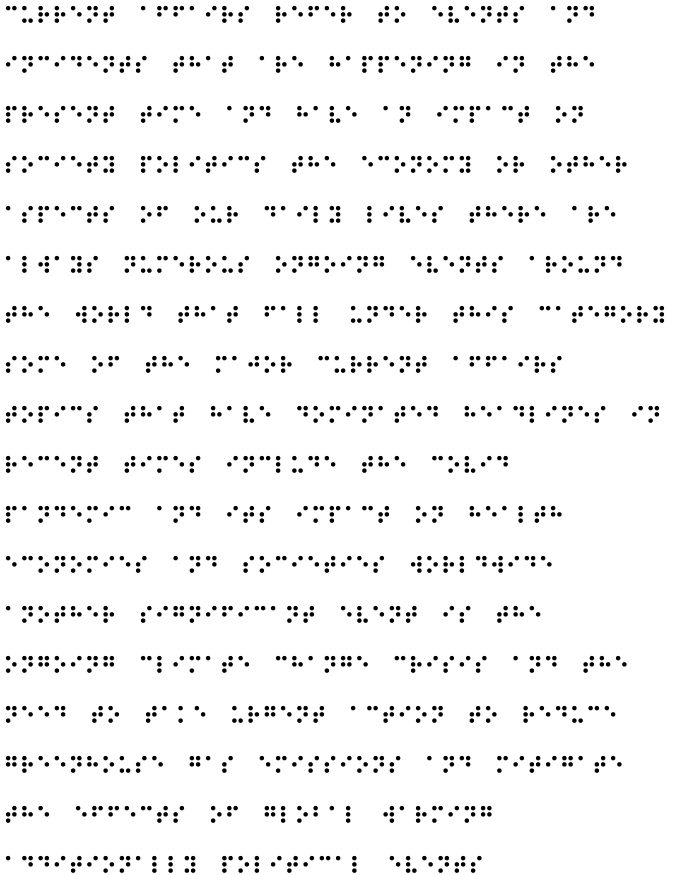
#> input picture Version 1/braille.png, 2700 x 3500 px (shown at 1/4 size)
$ python main.py
#> lines starting #> are read from the running program, lines starting #| are printed output that depends on the picture; after the words box and inside, x2 and y2 are one past the last pixel; in counts of white or black regions, pixels touching at a corner belong together
import cv2
import numpy as np
import math

# -------------------------------
# BRAILLE DICTIONARY (A-Z)
# -------------------------------
braille = {
    (1, 0, 0, 0, 0, 0): 'A', (1, 1, 0, 0, 0, 0): 'B', (1, 0, 0, 1, 0, 0): 'C', (1, 0, 0, 1, 1, 0): 'D',
    (1, 0, 0, 0, 1, 0): 'E', (1, 1, 0, 1, 0, 0): 'F', (1, 1, 0, 1, 1, 0): 'G', (1, 1, 0, 0, 1, 0): 'H',
    (0, 1, 0, 1, 0, 0): 'I', (0, 1, 0, 1, 1, 0): 'J',
    (1, 0, 1, 0, 0, 0): 'K', (1, 1, 1, 0, 0, 0): 'L', (1, 0, 1, 1, 0, 0): 'M', (1, 0, 1, 1, 1, 0): 'N',
    (1, 0, 1, 0, 1, 0): 'O', (1, 1, 1, 1, 0, 0): 'P', (1, 1, 1, 1, 1, 0): 'Q', (1, 1, 1, 0, 1, 0): 'R',
    (0, 1, 1, 1, 0, 0): 'S', (0, 1, 1, 1, 1, 0): 'T',
    (1, 0, 1, 0, 0, 1): 'U', (1, 1, 1, 0, 0, 1): 'V', (0, 1, 0, 1, 1, 1): 'W', (1, 0, 1, 1, 0, 1): 'X',
    (1, 0, 1, 1, 1, 1): 'Y', (1, 0, 1, 0, 1, 1): 'Z',
    (0, 0, 0, 0, 0, 0): ' '
}

# -------------------------------
# LOAD & PREPROCESS
# -------------------------------
img = cv2.imread("braille.png")
#> img is the input picture: shape (3500, 2700, 3); values 10 (black) and 255 (white), 95.8% white; 1553 black regions, largest, box (x1, y1, x2, y2) and area: (23, 23, 42, 42) 253, (48, 23, 67, 42) 253, (88, 23, 107, 42) 253

if img is None:
    print("Image not found. Make sure braille.png is in the folder.")
    exit()

gray = cv2.cvtColor(img, cv2.COLOR_BGR2GRAY)
blur = cv2.GaussianBlur(gray, (5, 5), 0)
_, th = cv2.threshold(blur, 180, 255, cv2.THRESH_BINARY_INV)
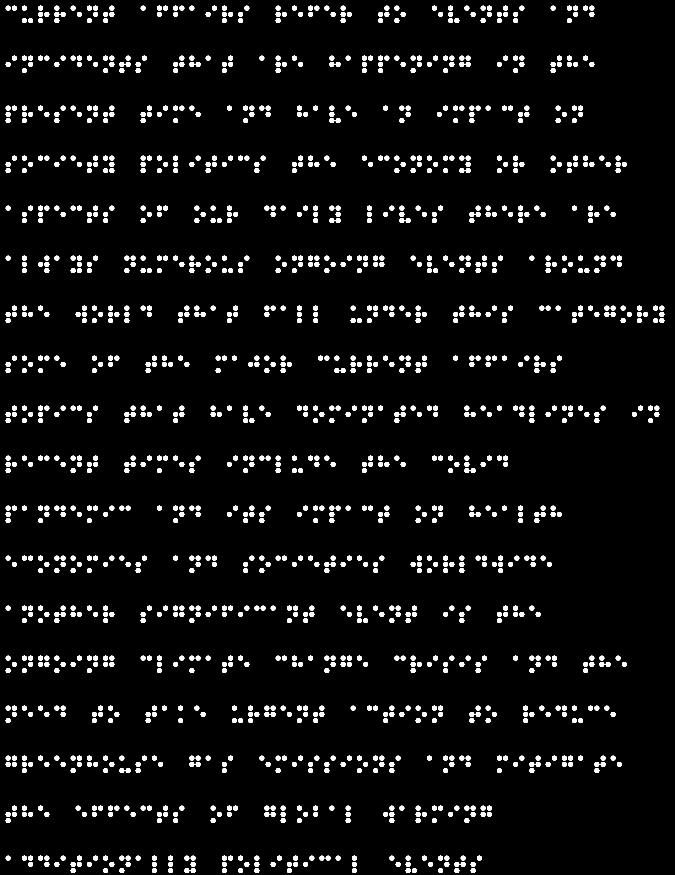
#> th: shape (3500, 2700) (shown at 1/4 size); 4.7% white; 1553 white regions, largest, box (x1, y1, x2, y2) and area: (23, 23, 42, 42) 285, (48, 23, 67, 42) 285, (88, 23, 107, 42) 285

kernel = np.ones((3, 3), np.uint8)
th = cv2.morphologyEx(th, cv2.MORPH_OPEN, kernel)

num, labels, stats, centroids = cv2.connectedComponentsWithStats(th)
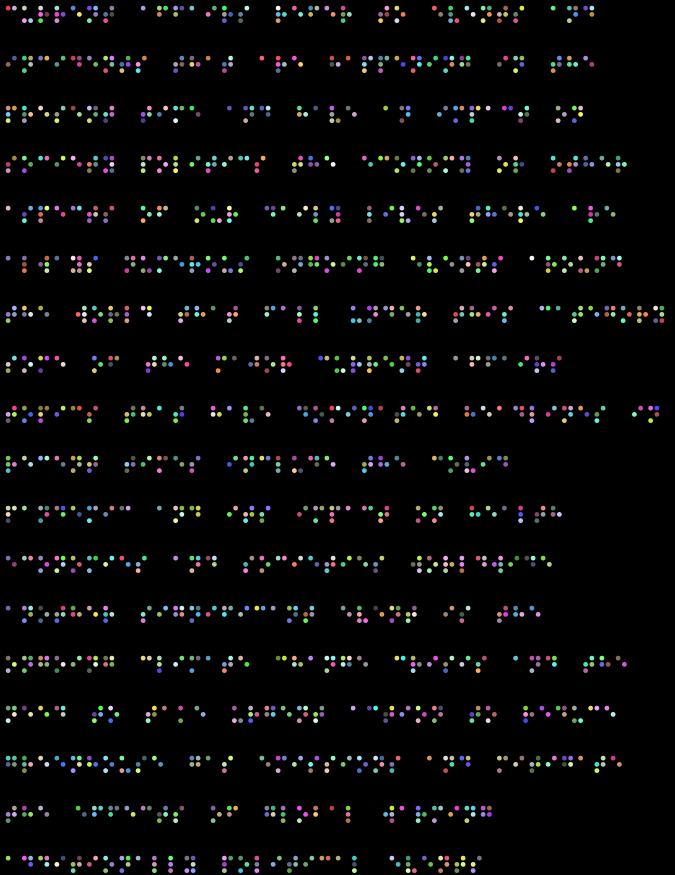
#> labels: shape (3500, 2700) int32 (shown at 1/4 size); 1554 distinct labels, from 0 to 1553; one colour per label, 0 black
#> num = 1554; stats = 1554 rows, first 6: [0, 0, 2700, 3500, 9007395], [23, 23, 19, 19, 285], [48, 23, 19, 19, 285], [88, 23, 19, 19, 285], [153, 23, 19, 19, 285], [218, 23, 19, 19, 285]; centroids = 1554 pairs, first value 32 to 2647, second value 32 to 3482
dots = []

for i in range(1, num):
    area = stats[i, cv2.CC_STAT_AREA]
    # Wide area bounds to handle large resolutions safely
    if 20 < area < 2500:
        dots.append(centroids[i])
#> after the loop, dots = 1553 pairs, first value 32 to 2647, second value 32 to 3482

print("Dots detected:", len(dots))
#| Dots detected: 1553
if not dots:
    print("No dots detected. Check your thresholding.")
    exit()

# -------------------------------
# SCALE-INVARIANT SPACING CALC
# -------------------------------
# Calculate the distance to each dot's nearest neighbor to dynamically find cell sizing
nnd = []
for i, d1 in enumerate(dots):
    dists = [math.hypot(d1[0] - d2[0], d1[1] - d2[1]) for j, d2 in enumerate(dots) if i != j]
    nnd.append(min(dists))
#> this loop made 1553 passes
#> d1 on passes 1 to 3: [32, 32], [57, 32], [97, 32]
#> after the loop, nnd = 1553 values, max 69.64 at index 355, min 25 at index 0, mean 29.05
base_dist = np.median(nnd)
#> base_dist = 25

dxs, dys = [], []
for i, d1 in enumerate(dots):
    min_dx, min_dy = 9999, 9999
    for j, d2 in enumerate(dots):
        if i == j: continue
        dx = abs(d1[0] - d2[0])
        dy = abs(d1[1] - d2[1])
        if dy < base_dist * 0.6 and dx > base_dist * 0.5: min_dx = min(min_dx, dx)
        if dx < base_dist * 0.6 and dy > base_dist * 0.5: min_dy = min(min_dy, dy)
    if min_dx < base_dist * 2.5: dxs.append(min_dx)
    if min_dy < base_dist * 2.5: dys.append(min_dy)
#> this loop made 1553 passes
#> d1 on passes 1 to 3: [32, 32], [57, 32], [97, 32]
#> after the loop, dxs = 913 values, max 40 at index 2, min 25 at index 0, mean 30.08; dys = 1014 values, max 50 at index 0, min 25 at index 1, mean 30.87

d_x = int(np.median(dxs)) if dxs else int(base_dist)
#> d_x = 25
d_y = int(np.median(dys)) if dys else int(base_dist)
#> d_y = 25

# -------------------------------
# GROUP INTO LINES (Y-Clustering)
# -------------------------------
dots.sort(key=lambda d: d[1])
lines = []
curr_line = [dots[0]]
#> curr_line = [[32, 32]]
for d in dots[1:]:
    # If the vertical jump is large, it signifies a new text line
    if d[1] - curr_line[-1][1] > d_y * 1.8:
        lines.append(curr_line)
        curr_line = [d]
    else:
        curr_line.append(d)
#> this loop made 1552 passes
#> d on passes 1 to 6: [57, 32], [97, 32], [162, 32], [227, 32], [292, 32], [357, 32]
#> after the loop, curr_line = 77 pairs, first value 32 to 1917, second value 3432 to 3482; lines = 17 items
lines.append(curr_line)


def cluster_vals(vals, threshold):
    vals = sorted(vals)
    clusters = []
    curr = [vals[0]]
    for v in vals[1:]:
        if v - curr[-1] <= threshold:
            curr.append(v)
        else:
            clusters.append(int(np.mean(curr)))
            curr = [v]
    clusters.append(int(np.mean(curr)))
    return clusters


# -------------------------------
# PROCESS EACH LINE INDIVIDUALLY
# -------------------------------
recognized_text = ""

for line_dots in lines:
    line_dots.sort(key=lambda d: d[0])

    # 1. Group dots into characters based on X-distance
    chars = []
    curr_char = [line_dots[0]]
    for d in line_dots[1:]:
        if d[0] - curr_char[-1][0] > d_x * 1.5:
            chars.append(curr_char)
            curr_char = [d]
        else:
            curr_char.append(d)
    chars.append(curr_char)

    # 2. Estimate spacing for missing word spaces
    char_starts = [min([d[0] for d in c]) for c in chars]
    strides = []
    for i in range(1, len(char_starts)):
        dist = char_starts[i] - char_starts[i - 1]
        if dist < d_x * 3.5:  # Standard inter-character distance
            strides.append(dist)
    base_stride = np.median(strides) if strides else d_x * 2.5

    # 3. Determine strict Y rows for this specific line
    y_clusters = cluster_vals([d[1] for d in line_dots], threshold=d_y * 0.6)
    y_rows = [y_clusters[0]]
    if len(y_clusters) > 1:
        if y_clusters[1] - y_rows[0] > d_y * 1.5:
            y_rows.extend([y_rows[0] + d_y, y_clusters[1]])  # Handle missing middle row
        else:
            y_rows.append(y_clusters[1])
            if len(y_clusters) > 2:
                y_rows.append(y_clusters[2])
            else:
                y_rows.append(y_rows[1] + d_y)
    else:
        y_rows.extend([y_rows[0] + d_y, y_rows[0] + 2 * d_y])
    y_rows = y_rows[:3]

    line_text = ""
    for i, char_dots in enumerate(chars):
        # 4. Inject word spaces based on distance
        if i > 0:
            dist = char_starts[i] - char_starts[i - 1]
            num_spaces = int(round(dist / base_stride)) - 1
            for _ in range(max(0, num_spaces)):
                line_text += " "

        # 5. Map columns for this specific character
        x_clusters = cluster_vals([d[0] for d in char_dots], threshold=d_x * 0.6)
        x0 = x_clusters[0]
        x_cols = [x0, x0 + d_x]

        # 6. Assign dots to the 2x3 Braille grid
        pattern = [0] * 6
        for d in char_dots:
            c_idx = 0 if abs(d[0] - x_cols[0]) < abs(d[0] - x_cols[1]) else 1
            r_diffs = [abs(d[1] - yr) for yr in y_rows]
            r_idx = r_diffs.index(min(r_diffs))
            pattern[c_idx * 3 + r_idx] = 1

        line_text += braille.get(tuple(pattern), "?")

    recognized_text += line_text.rstrip() + "\n"
#> this loop made 18 passes
#> y_rows on passes 1 to 5: [32, 57, 82], [232, 257, 282], [432, 457, 482], [632, 657, 682], [832, 857, 882]

print("\nRecognized Text:\n")
print(recognized_text)
#| CURRENT AFFAIRS REFER TO EVENTS AND
#| INCIDENTS THAT ARE HAPPENING IN THE
#| PRESENT TIME AND HAVE AN IMPACT ON
#| SOCIETY POLITICS THE ECONOMY OR OTHER
#| ASPECTS OF OUR DAILY LIVES THERE ARE
#| ALWAYS NUMEROUS ONGOING EVENTS AROUND
#| THE WORLD THAT FALL UNDER THIS CATEGORY
#| SOME OF THE MAJOR CURRENT AFFAIRS
#| TOPICS THAT HAVE DOMINATED HEADLINES IN
#| RECENT TIMES INCLUDE THE COVID
#| PANDEMIC AND ITS IMPACT ON HEALTH
#| ECONOMIES AND SOCIETIES WORLDWIDE
#> (further printed lines are left out)
